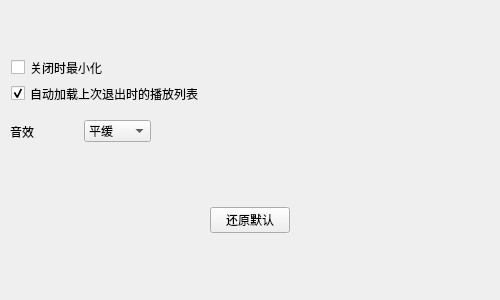
<?xml version="1.0" encoding="UTF-8"?>
<ui version="4.0">
 <class>SettingWindow</class>
 <widget class="QWidget" name="SettingWindow">
  <property name="geometry">
   <rect>
    <x>0</x>
    <y>0</y>
    <width>500</width>
    <height>300</height>
   </rect>
  </property>
  <property name="minimumSize">
   <size>
    <width>500</width>
    <height>300</height>
   </size>
  </property>
  <property name="maximumSize">
   <size>
    <width>500</width>
    <height>300</height>
   </size>
  </property>
  <property name="windowTitle">
   <string>设置</string>
  </property>
  <widget class="QCheckBox" name="minOnCloseBox">
   <property name="geometry">
    <rect>
     <x>11</x>
     <y>58</y>
     <width>151</width>
     <height>19</height>
    </rect>
   </property>
   <property name="text">
    <string>关闭时最小化</string>
   </property>
  </widget>
  <widget class="QCheckBox" name="autoSaveBox">
   <property name="geometry">
    <rect>
     <x>11</x>
     <y>84</y>
     <width>271</width>
     <height>19</height>
    </rect>
   </property>
   <property name="text">
    <string>自动加载上次退出时的播放列表</string>
   </property>
   <property name="checked">
    <bool>true</bool>
   </property>
  </widget>
  <widget class="QWidget" name="widget" native="true">
   <property name="geometry">
    <rect>
     <x>14</x>
     <y>160</y>
     <width>471</width>
     <height>121</height>
    </rect>
   </property>
   <property name="sizePolicy">
    <sizepolicy hsizetype="Minimum" vsizetype="Preferred">
     <horstretch>0</horstretch>
     <verstretch>0</verstretch>
    </sizepolicy>
   </property>
   <layout class="QHBoxLayout" name="horizontalLayout">
    <item>
     <spacer name="horizontalSpacer_2">
      <property name="orientation">
       <enum>Qt::Horizontal</enum>
      </property>
      <property name="sizeHint" stdset="0">
       <size>
        <width>40</width>
        <height>20</height>
       </size>
      </property>
     </spacer>
    </item>
    <item>
     <widget class="QPushButton" name="pushButton">
      <property name="text">
       <string>还原默认</string>
      </property>
     </widget>
    </item>
    <item>
     <spacer name="horizontalSpacer">
      <property name="orientation">
       <enum>Qt::Horizontal</enum>
      </property>
      <property name="sizeHint" stdset="0">
       <size>
        <width>40</width>
        <height>20</height>
       </size>
      </property>
     </spacer>
    </item>
   </layout>
  </widget>
  <widget class="QWidget" name="widget_2" native="true">
   <property name="geometry">
    <rect>
     <x>10</x>
     <y>110</y>
     <width>141</width>
     <height>43</height>
    </rect>
   </property>
   <layout class="QHBoxLayout" name="horizontalLayout_2">
    <item>
     <widget class="QLabel" name="label">
      <property name="text">
       <string>音效</string>
      </property>
     </widget>
    </item>
    <item>
     <widget class="QComboBox" name="comboBox">
      <item>
       <property name="text">
        <string>平缓</string>
       </property>
      </item>
      <item>
       <property name="text">
        <string>经典</string>
       </property>
      </item>
      <item>
       <property name="text">
        <string>舞会</string>
       </property>
      </item>
      <item>
       <property name="text">
        <string>低音</string>
       </property>
      </item>
      <item>
       <property name="text">
        <string>高音</string>
       </property>
      </item>
      <item>
       <property name="text">
        <string>流行乐</string>
       </property>
      </item>
      <item>
       <property name="text">
        <string>摇滚</string>
       </property>
      </item>
      <item>
       <property name="text">
        <string>慢摇滚</string>
       </property>
      </item>
     </widget>
    </item>
   </layout>
  </widget>
 </widget>
 <resources/>
 <connections/>
</ui>
